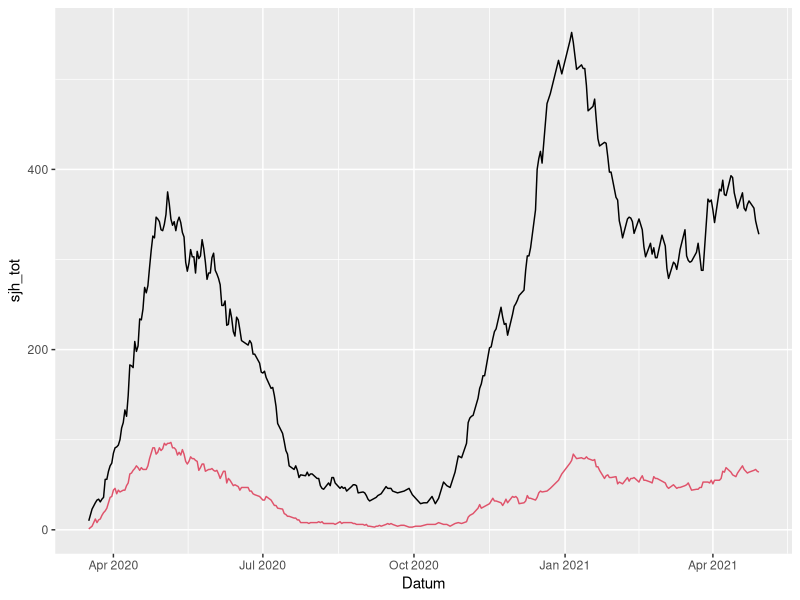
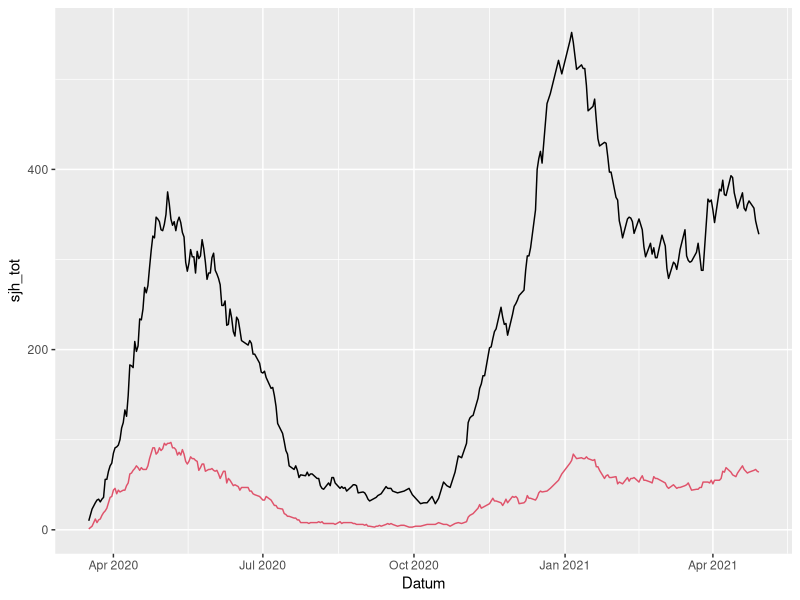

Source code (R) for these figures, in order:
### Skapar en arbetsfil med data för perioden 17 mars 2020 till 31 december som innehåller dagliga uppdateringar av antalet individer som vårdas på regionens
### sjukhus totalt och på IVA.


# libs --------------------------------------------------------------------

library(tidyverse)
library(readxl)
library(jsonlite)

# data --------------------------------------------------------------------

df <- read_excel("data/vgr_data.xlsx",
                 skip = 2)
wf <- df %>% group_by(Datum) %>%
  summarise(sjh_tot = sum(Inneliggande, na.rm = TRUE),
            iva = sum(`varav IVA`, na.rm = TRUE))
#
# ggplot(wf, aes(x = Datum))+
#   geom_line(aes(y = sjh_tot))+
#   geom_line(aes(y = iva), color = 2)
#
# write_csv(wf, "data/covid.csv")
#
# wf_js <- toJSON(wf)

wf_mx <- as.matrix(wf)

colnames <- c("Datum", "sjh", "iva")

wf_mx2 <- rbind(colnames, wf_mx)
wfjs <- toJSON(wf_mx2)

wfjs_chr <- as.character(wfjs)
wfjs_chr <- paste("[", wfjs_chr, "]", sep = "")
write(wfjs_chr, "covid_json.json")



# Uppdateriing 210505 -----------------------------------------------------

df2 <- read_excel("data/vgr_data_2.xlsx",
                  sheet = 3,
                 skip = 3)
wf2 <- df2 %>% group_by(Datum) %>%
  summarise(sjh_tot = sum(Inneliggande, na.rm = TRUE),
            iva = sum(`varav IVA`, na.rm = TRUE))

ggplot(wf, aes(x = Datum))+
  geom_line(aes(y = sjh_tot))+
  geom_line(aes(y = iva), color = 2)

wf_mx2 <- as.matrix(wf2)
toJSON(wf_mx2)
coln <- colnames(wf_mx2)
wf2 <- rbind(coln, wf_mx2) %>% as_tibble()
wf2_js <- toJSON(wf2, dataframe = "values")
wf2_js
write(wf2_js, "covid_json.json")


# Uppdatering 210506 ------------------------------------------------------

df2 <- read_excel("data/vgr_data_2.xlsx",
                  sheet = 3,
                  skip = 3)
wf2 <- df2 %>% group_by(Datum) %>%
  summarise(sjh_tot = sum(Inneliggande, na.rm = TRUE),
            iva = sum(`varav IVA`, na.rm = TRUE))

ggplot(wf, aes(x = Datum))+
  geom_line(aes(y = sjh_tot))+
  geom_line(aes(y = iva), color = 2)

wf_mx2 <- as.matrix(wf2)
toJSON(wf_mx2)
coln <- colnames(wf_mx2)
wf2 <- rbind(coln, wf_mx2) %>% as_tibble()
wf2_js <- toJSON(wf2, dataframe = "values")
wf2_js
write(wf2_js, "covid_json.json")


